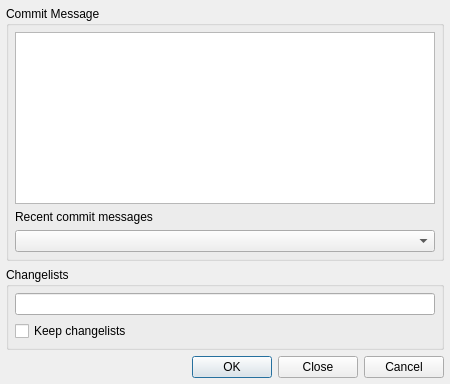
<ui version="4.0" >
 <class>SvnCommitDialog</class>
 <widget class="QWidget" name="SvnCommitDialog" >
  <property name="geometry" >
   <rect>
    <x>0</x>
    <y>0</y>
    <width>450</width>
    <height>384</height>
   </rect>
  </property>
  <property name="windowTitle" >
   <string>Subversion</string>
  </property>
  <layout class="QVBoxLayout" name="verticalLayout_3" >
   <item>
    <widget class="QGroupBox" name="logGroup" >
     <property name="title" >
      <string>Commit Message</string>
     </property>
     <layout class="QVBoxLayout" name="verticalLayout" >
      <item>
       <widget class="QTextEdit" name="logEdit" >
        <property name="toolTip" >
         <string>Enter the log message.</string>
        </property>
        <property name="whatsThis" >
         <string>&lt;b>Log Message&lt;/b>
&lt;p>Enter the log message for the commit action.&lt;/p></string>
        </property>
        <property name="tabChangesFocus" >
         <bool>true</bool>
        </property>
        <property name="acceptRichText" >
         <bool>false</bool>
        </property>
       </widget>
      </item>
      <item>
       <widget class="QLabel" name="label" >
        <property name="text" >
         <string>Recent commit messages</string>
        </property>
       </widget>
      </item>
      <item>
       <widget class="QComboBox" name="recentComboBox" >
        <property name="toolTip" >
         <string>Select a recent commit message to use</string>
        </property>
       </widget>
      </item>
     </layout>
    </widget>
   </item>
   <item>
    <widget class="QGroupBox" name="changeListsGroup" >
     <property name="title" >
      <string>Changelists</string>
     </property>
     <layout class="QVBoxLayout" name="verticalLayout_2" >
      <item>
       <widget class="QLineEdit" name="changeListsEdit" >
        <property name="toolTip" >
         <string>Enter the list of changelists separated by ';'</string>
        </property>
       </widget>
      </item>
      <item>
       <widget class="QCheckBox" name="keepChangeListsCheckBox" >
        <property name="toolTip" >
         <string>Select to keep the changelists</string>
        </property>
        <property name="text" >
         <string>Keep changelists</string>
        </property>
       </widget>
      </item>
     </layout>
    </widget>
   </item>
   <item>
    <widget class="QDialogButtonBox" name="buttonBox" >
     <property name="orientation" >
      <enum>Qt::Horizontal</enum>
     </property>
     <property name="standardButtons" >
      <set>QDialogButtonBox::Cancel|QDialogButtonBox::Close|QDialogButtonBox::Ok</set>
     </property>
    </widget>
   </item>
  </layout>
 </widget>
 <layoutdefault spacing="6" margin="6" />
 <pixmapfunction>qPixmapFromMimeSource</pixmapfunction>
 <tabstops>
  <tabstop>logEdit</tabstop>
  <tabstop>recentComboBox</tabstop>
  <tabstop>changeListsEdit</tabstop>
  <tabstop>keepChangeListsCheckBox</tabstop>
  <tabstop>buttonBox</tabstop>
 </tabstops>
 <resources/>
 <connections/>
</ui>
